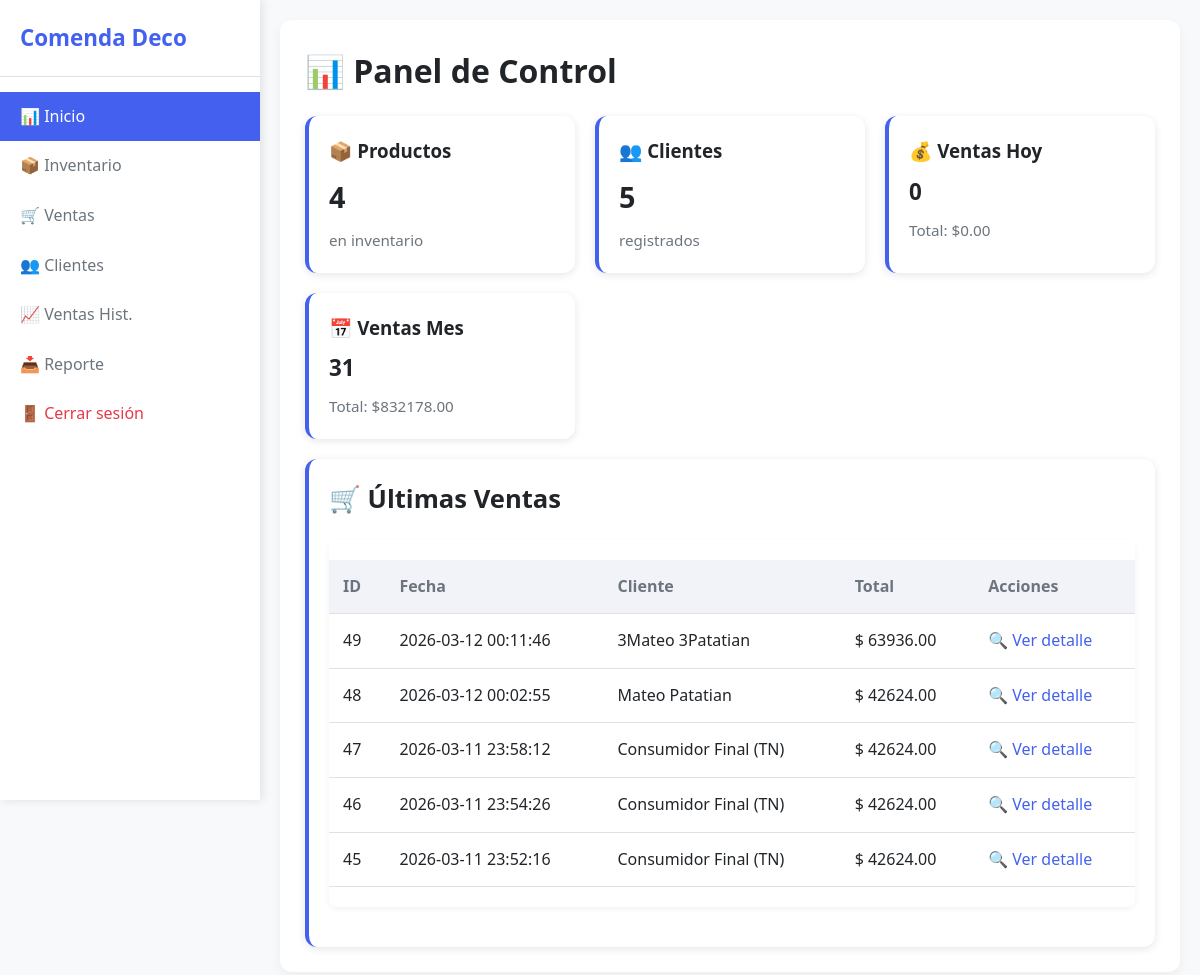
Page / (signed in) on the earlier database version.
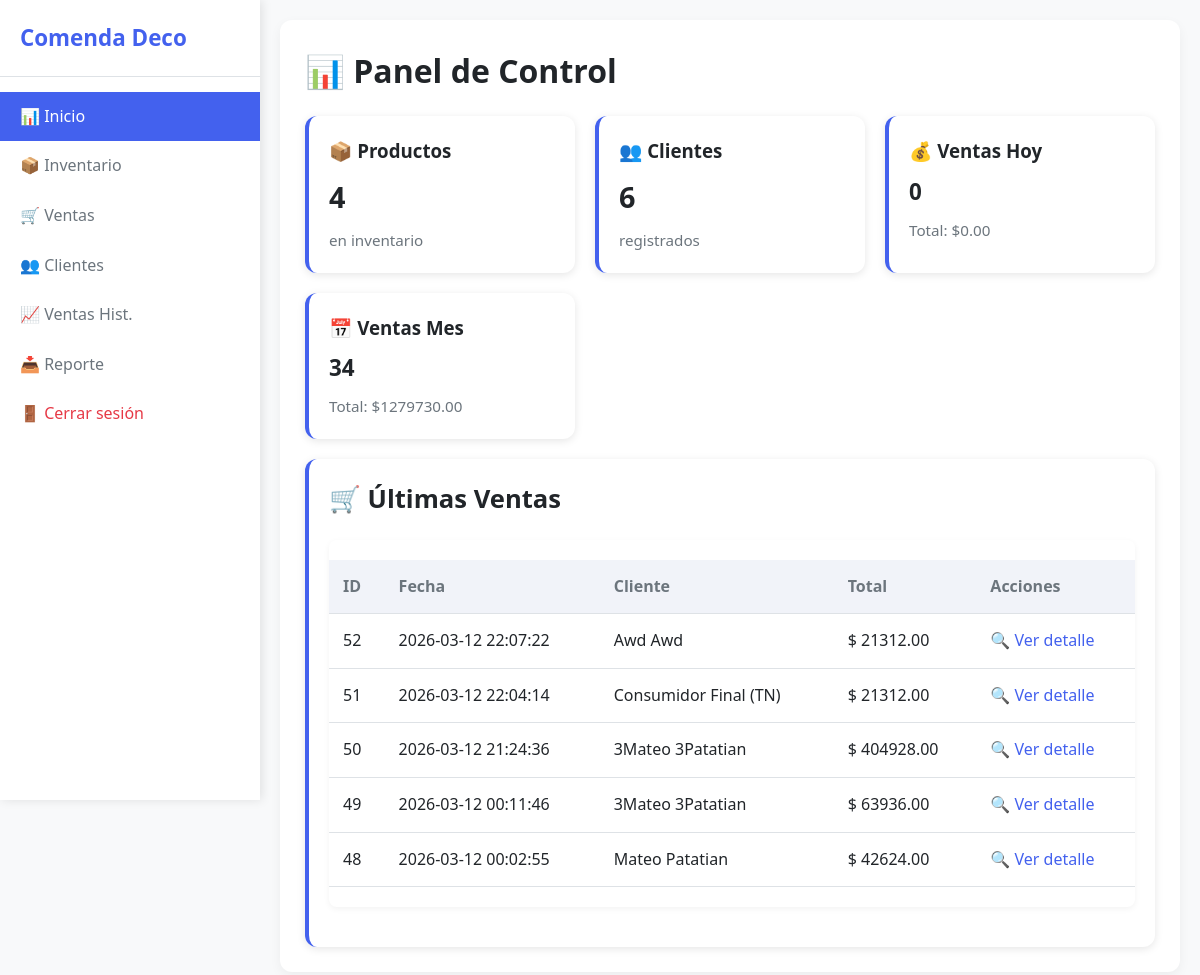
Same page on the later database version.
### tables this page shows
CREATE TABLE ventas (
                id INTEGER PRIMARY KEY AUTOINCREMENT,
                fecha TEXT NOT NULL,
                cliente_id INTEGER NOT NULL,
                total REAL NOT NULL,
                metodo_pago TEXT,
                cuotas INTEGER
            , order_id TEXT);

CREATE TABLE clientes (
                    id INTEGER PRIMARY KEY AUTOINCREMENT,
                    nombre TEXT NOT NULL,
                    telefono TEXT, cuit TEXT, dni TEXT, email TEXT, tipo INTEGER DEFAULT 0);

### routes/main.py (the view)
@main_bp.route('/')
@login_required
def index():
    data = get_dashboard_data()
    return render_template('index.html', **data)

### models.py (called while the page is built)
def get_conn():
    conn = sqlite3.connect(DB_PATH)
    conn.row_factory = sqlite3.Row
    return conn

### routes/__init__.py (called while the page is built)
def login_required(f):
    @wraps(f)
    def decorated_function(*args, **kwargs):
        if 'user_id' not in session:
            return redirect(url_for('auth.login'))
        return f(*args, **kwargs)
    return decorated_function

### templates/index.html (shortened to what this page needs)
<!DOCTYPE html>
<html lang="es">
<head>
  <link rel="stylesheet" href="{{ url_for('static', filename='style.css') }}">
</head>
<body>
  <div class="layout">
    <div class="sidebar">
      <h2><span>Comenda Deco</span></h2>
      <a href="/" class="active"><span>📊 Inicio</span></a>
      <a href="/inventario"><span>📦 Inventario</span></a>
      <a href="/ventas"><span>🛒 Ventas</span></a>
      <a href="/clientes"><span>👥 Clientes</span></a>
      <a href="/ventas_historial"><span>📈 Ventas Hist.</span></a>
      <a href="/reporte/excel"><span>📥 Reporte</span></a>
      <a href="/logout" style="margin-top: auto; color: #e63946;"><span>🚪 Cerrar sesión</span></a>
    </div>
    <div class="main-content">
      <main>
        <h1>📊 Panel de Control</h1>
        <div style="display: grid; grid-template-columns: repeat(auto-fit, minmax(240px, 1fr)); gap: 20px; margin: 20px 0;">
          <div class="card">
            <h3><a href="/inventario" style="text-decoration: none; color: inherit;">📦 Productos</a></h3>
            <p style="font-size: 1.8rem; font-weight: bold; margin: 8px 0;">{{ total_productos }}</p>
            <p style="color: #6c757d; font-size: 0.95rem;">en inventario</p>
          </div>
          <div class="card">
            <h3><a href="/clientes" style="text-decoration: none; color: inherit;">👥 Clientes</a></h3>
            <p style="font-size: 1.8rem; font-weight: bold; margin: 8px 0;">{{ total_clientes }}</p>
            <p style="color: #6c757d; font-size: 0.95rem;">registrados</p>
          </div>
          <div class="card">
            <h3>💰 Ventas Hoy</h3>
            <p style="font-size: 1.4rem; font-weight: bold; margin: 8px 0;">{{ cantidad_ventas_hoy }}</p>
            <p style="color: #6c757d; font-size: 0.95rem;">Total: ${{ "%.2f"|format(total_ventas_hoy) }}</p>
          </div>
          <div class="card">
            <h3>📅 Ventas Mes</h3>
            <p style="font-size: 1.4rem; font-weight: bold; margin: 8px 0;">{{ cantidad_ventas_mes }}</p>
            <p style="color: #6c757d; font-size: 0.95rem;">Total: ${{ "%.2f"|format(total_ventas_mes) }}</p>
          </div>
        </div>
        <div class="card" style="margin-top: 20px;">
          <h2>🛒 Últimas Ventas</h2>
          {% if ultimas_ventas %}
            <div class="table-responsive">
              <table>
                <thead>
                  <tr>
                    <th>ID</th>
                    <th>Fecha</th>
                    <th>Cliente</th>
                    <th>Total</th>
                    <th>Acciones</th>
                  </tr>
                </thead>
                <tbody>
                  {% for v in ultimas_ventas %}
                    <tr>
                      <td data-label="ID">{{ v[0] }}</td>
                      <td data-label="Fecha">{{ v[1] }}</td>
                      <td data-label="Cliente">{{ v[2] }}</td>
                      <td data-label="Total">$ {{ "%.2f"|format(v[3]) }}</td>
                      <td data-label="Acciones">
                        <a href="/venta/{{ v[0] }}" style="color: #4361ee; text-decoration: none;">🔍 Ver detalle</a>
                      </td>
                    </tr>
                  {% endfor %}
                </tbody>
              </table>
            </div>
          {% else %}
            <p>No hay ventas registradas.</p>
          {% endif %}
        </div>
      </main>
    </div>
  </div>
</body>
</html>

Differences in the rows shown:
no longer on this page (row unchanged): ventas: id "47", fecha "2026-03-11 23:58:12", nombre "Consumidor Final (TN)", total "42624.00"
no longer on this page (row unchanged): ventas: id "46", fecha "2026-03-11 23:54:26", nombre "Consumidor Final (TN)", total "42624.00"
no longer on this page (row unchanged): ventas: id "45", fecha "2026-03-11 23:52:16", nombre "Consumidor Final (TN)", total "42624.00"
added ventas: id "52", fecha "2026-03-12 22:07:22", nombre "Awd Awd", total "21312.00"
added ventas: id "51", fecha "2026-03-12 22:04:14", nombre "Consumidor Final (TN)", total "21312.00"
added ventas: id "50", fecha "2026-03-12 21:24:36", nombre "3Mateo 3Patatian", total "404928.00"
Other differences:
{{ total_clientes }}: "5" → "6"
{{ cantidad_ventas_mes }}: "31" → "34"
{{ "%.2f"|format(total_ventas_mes) }}: "832178.00" → "1279730.00"
